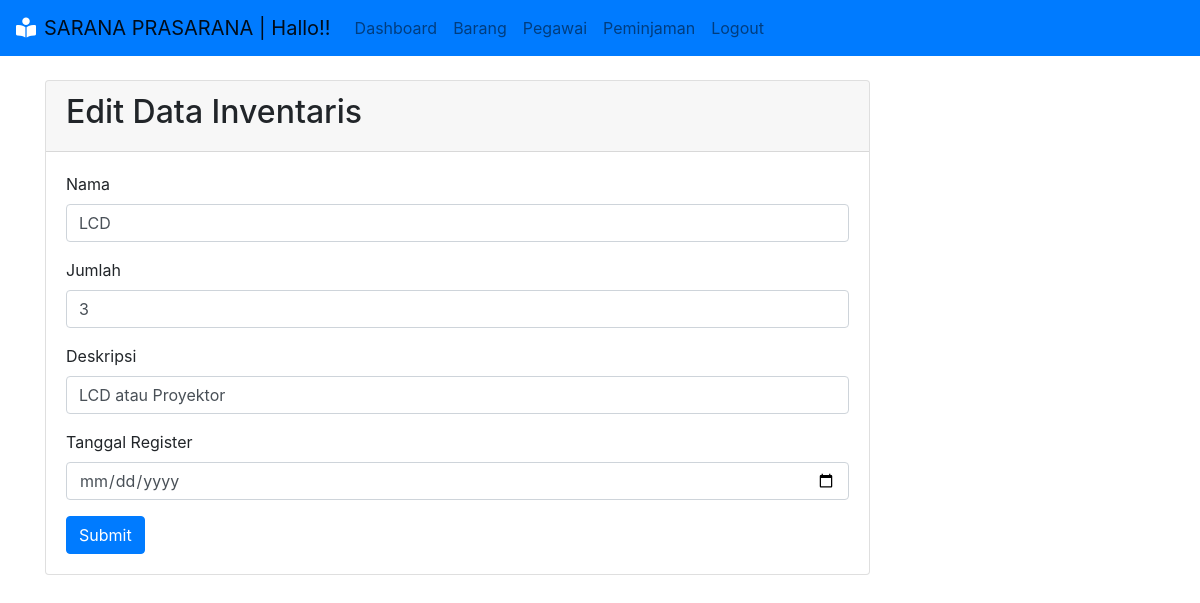
The page /inventaris/form-edit.php?id_inventaris=2 (signed in) on the database its author committed.
### tables this page shows
CREATE TABLE `inventaris` (
  `id_inventaris` int(3) NOT NULL,
  `nama` varchar(100) NOT NULL,
  `deskripsi` varchar(200) NOT NULL,
  `jumlah` int(3) NOT NULL,
  `id_jenis` int(3) DEFAULT NULL,
  `tgl_register` date NOT NULL
);

### inventaris/form-edit.php (the view, shortened to what this page needs)
<?php
include '../koneksi.php';
include '../aset/header.php';
$id_inventaris = $_GET['id_inventaris'];
$q_inventaris = "SELECT * FROM inventaris
              where id_inventaris = $id_inventaris";
$hasil_inventaris = mysqli_query($koneksi, $q_inventaris);
$inventaris = mysqli_fetch_assoc($hasil_inventaris);
?>
<div class="container">
    <div class="row mt-4">
        <div class="col-md-9">
            <div class="card">
                <div class="card-header">
                    <h2>Edit Data Inventaris</h2>
                </div>
                <div class="card-body">
                    <form method="POST" action="">
                        <div class="form-group">
                            <label for="nama">Nama</label>
                            <input type="text" name="nama" class="form-control" id="nama" value="<?= $inventaris['nama'] ?>">
                        </div>
                        <div class="form-group">
                            <label for="jumlah">Jumlah</label>
                            <input type="text" name="jumlah" class="form-control" id="jumlah" value="<?= $inventaris['jumlah'] ?>">
                        </div>
                        <div class="form-group">
                            <label for="deskripsi">Deskripsi</label>
                            <input type="text" class="form-control" name="deskripsi" id="deskripsi" value="<?= $inventaris['deskripsi'] ?>">
                        </div>
                        <div class = "form-group">
                            <label for="tgl_register">Tanggal Register</label>
                            <input type="date" name="tgl_register" class="form-control">
                        </div>
                        <button type="submit" name="simpan" class="btn btn-primary">Submit</button>
                    </form>
                </div>
            </div>
        </div>
    </div>
</div>
<?php
include '../aset/footer.php';
?>

### rows shown on the page
inventaris: nama "LCD", jumlah "3", deskripsi "LCD atau Proyektor"
